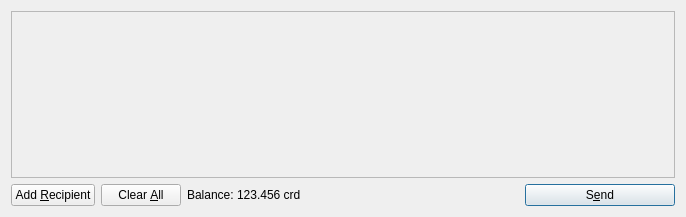
<?xml version="1.0" encoding="UTF-8"?>
<ui version="4.0">
 <class>SendCoinsDialog</class>
 <widget class="QDialog" name="SendCoinsDialog">
  <property name="geometry">
   <rect>
    <x>0</x>
    <y>0</y>
    <width>686</width>
    <height>217</height>
   </rect>
  </property>
  <property name="windowTitle">
   <string>Send Coins</string>
  </property>
  <layout class="QVBoxLayout" name="verticalLayout">
   <item>
    <widget class="QScrollArea" name="scrollArea">
     <property name="widgetResizable">
      <bool>true</bool>
     </property>
     <widget class="QWidget" name="scrollAreaWidgetContents">
      <property name="geometry">
       <rect>
        <x>0</x>
        <y>0</y>
        <width>666</width>
        <height>165</height>
       </rect>
      </property>
      <layout class="QVBoxLayout" name="verticalLayout_2">
       <property name="margin">
        <number>0</number>
       </property>
       <item>
        <layout class="QVBoxLayout" name="entries">
         <property name="spacing">
          <number>6</number>
         </property>
        </layout>
       </item>
       <item>
        <spacer name="verticalSpacer">
         <property name="orientation">
          <enum>Qt::Vertical</enum>
         </property>
         <property name="sizeHint" stdset="0">
          <size>
           <width>20</width>
           <height>40</height>
          </size>
         </property>
        </spacer>
       </item>
      </layout>
     </widget>
    </widget>
   </item>
   <item>
    <layout class="QHBoxLayout" name="horizontalLayout">
     <item>
      <widget class="QPushButton" name="addButton">
       <property name="toolTip">
        <string>Send to multiple recipients at once</string>
       </property>
       <property name="text">
        <string>Add &amp;Recipient</string>
       </property>
       <property name="icon">
        <iconset resource="../bitcoin.qrc">
         <normaloff>:/icons/add</normaloff>:/icons/add</iconset>
       </property>
       <property name="autoDefault">
        <bool>false</bool>
       </property>
      </widget>
     </item>
     <item>
      <widget class="QPushButton" name="clearButton">
       <property name="sizePolicy">
        <sizepolicy hsizetype="Minimum" vsizetype="Fixed">
         <horstretch>0</horstretch>
         <verstretch>0</verstretch>
        </sizepolicy>
       </property>
       <property name="toolTip">
        <string>Remove all transaction fields</string>
       </property>
       <property name="text">
        <string>Clear &amp;All</string>
       </property>
       <property name="icon">
        <iconset resource="../bitcoin.qrc">
         <normaloff>:/icons/remove</normaloff>:/icons/remove</iconset>
       </property>
       <property name="autoRepeatDelay">
        <number>300</number>
       </property>
       <property name="autoDefault">
        <bool>false</bool>
       </property>
      </widget>
     </item>
     <item>
      <layout class="QHBoxLayout" name="horizontalLayout_2">
       <property name="spacing">
        <number>3</number>
       </property>
       <item>
        <widget class="QLabel" name="label">
         <property name="text">
          <string>Balance:</string>
         </property>
        </widget>
       </item>
       <item>
        <widget class="QLabel" name="labelBalance">
         <property name="cursor">
          <cursorShape>IBeamCursor</cursorShape>
         </property>
         <property name="text">
          <string>123.456 crd</string>
         </property>
         <property name="textInteractionFlags">
          <set>Qt::LinksAccessibleByMouse|Qt::TextSelectableByKeyboard|Qt::TextSelectableByMouse</set>
         </property>
        </widget>
       </item>
      </layout>
     </item>
     <item>
      <spacer name="horizontalSpacer">
       <property name="orientation">
        <enum>Qt::Horizontal</enum>
       </property>
       <property name="sizeHint" stdset="0">
        <size>
         <width>40</width>
         <height>20</height>
        </size>
       </property>
      </spacer>
     </item>
     <item>
      <widget class="QPushButton" name="sendButton">
       <property name="minimumSize">
        <size>
         <width>150</width>
         <height>0</height>
        </size>
       </property>
       <property name="toolTip">
        <string>Confirm the send action</string>
       </property>
       <property name="text">
        <string>S&amp;end</string>
       </property>
       <property name="icon">
        <iconset resource="../bitcoin.qrc">
         <normaloff>:/icons/send</normaloff>:/icons/send</iconset>
       </property>
       <property name="default">
        <bool>true</bool>
       </property>
      </widget>
     </item>
    </layout>
   </item>
  </layout>
 </widget>
 <resources>
  <include location="../bitcoin.qrc"/>
 </resources>
 <connections/>
</ui>
